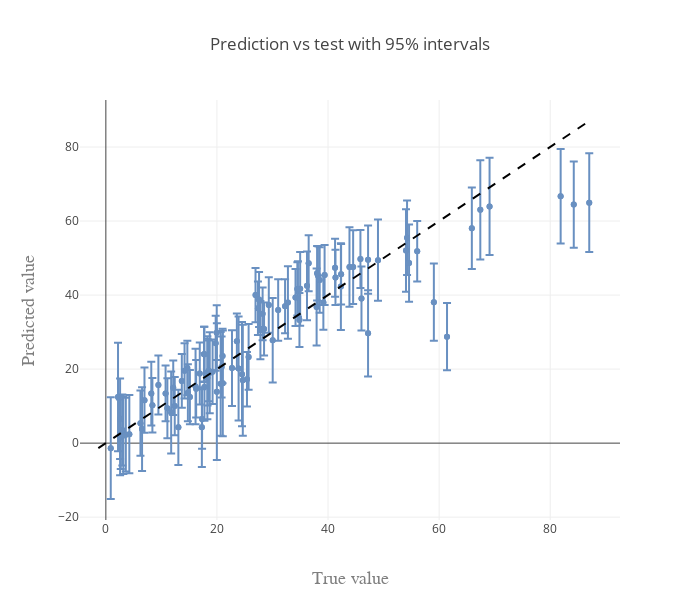

Notebook code for this chart:
### Code cell
pltlyoff.iplot(figs[1], filename='')
